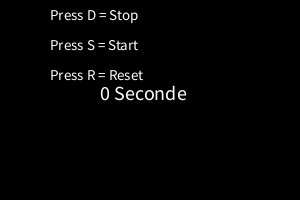
Frame 1 (no input)
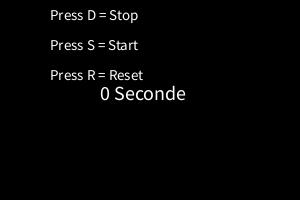
Frame 60 (the mouse pressed at the canvas centre just before this capture)
Frame 120 (the mouse held since frame 60 and released just before this capture): identical to frame 60, image omitted

The Processing sketch that drew these frames (run headless with seeded random() and noise(); from frame 60 on, the mouse is pressed at the canvas centre):

// Processing sketch: H012_Opd4
// ── H012_Opd4.pde
int teller = 0;
boolean running = false;

void setup(){
size(300,200);
frameRate(60);
background(0);
}

void draw (){
if(running == false){
background(0);
fill(255,255,255);
textSize(20);
text(teller + " Seconde",100,100);
textSize(15);
text("Press S = Start", 50 ,50);
text("Press D = Stop", 50 , 20);
text("Press R = Reset",50, 80);
}
else if (running == true){
background(0);
fill(255);
teller++;
textSize(20);
text(teller + " seconde", 100,100);
textSize(15);
delay(850);
text("Press S = Start", 50,50);
text("Press D = Stop", 50 ,20);
text("Press R = Reset", 50 , 80);
}
}

void keyPressed(){
if(key == 's'){
  running = true;
}else if (key == 'd'){
  running = false;
}else if(key == 'r'){
teller = 0;
running = false;
}
}
